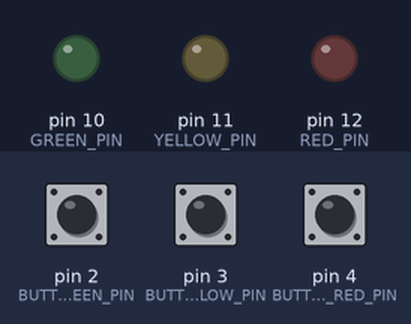
The sketch below on a simulated Arduino Uno, built with avr-gcc and run on an emulated ATmega328P. On the bench: output pins drawn as LEDs (lit = HIGH). Dashed ring = blinking. Inputs (shaded band) come from the test bench; at power-on: pin 2 (BUTTON_GREEN_PIN) HIGH, pin 3 (BUTTON_YELLOW_PIN) HIGH, pin 4 (BUTTON_RED_PIN) LOW.

Above: at 1.2 s.
1.3 s: pin 2 (BUTTON_GREEN_PIN) pulled LOW for 1 s
At 1.45 s:
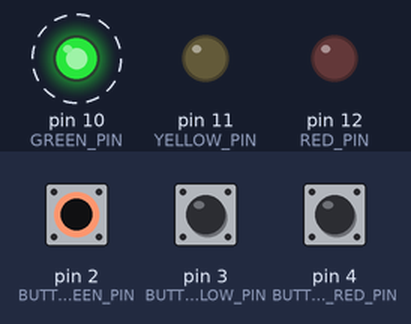
3.8 s: pin 3 (BUTTON_YELLOW_PIN) pulled LOW for 3.2 s
At 7.2 s:
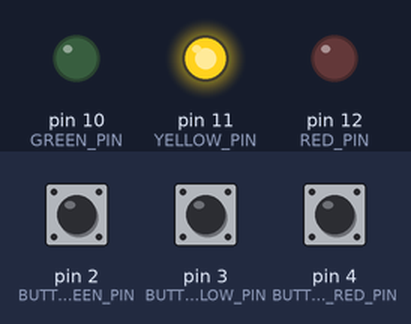
8.5 s: pin 4 (BUTTON_RED_PIN) pulled HIGH for 0.15 s
At 9.7 s:
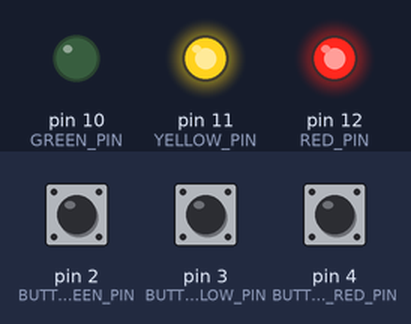
10.1 s: pin 2 (BUTTON_GREEN_PIN) pulled LOW for 0.15 s
At 10.9 s:
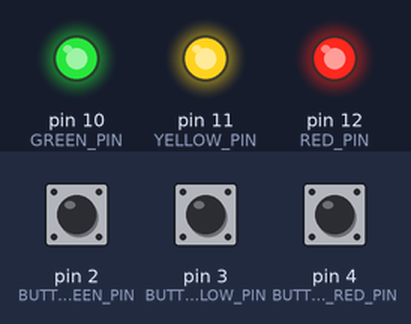
11.7 s: pin 3 (BUTTON_YELLOW_PIN) pulled LOW for 0.15 s
At 12.1 s:
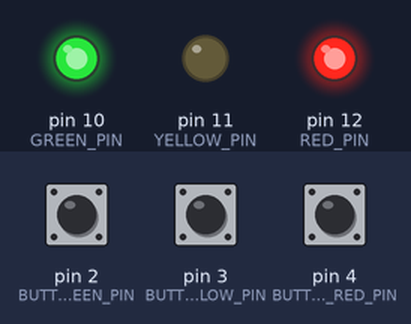
13.3 s: pin 2 (BUTTON_GREEN_PIN) pulled LOW for 0.15 s
At 14.5 s:
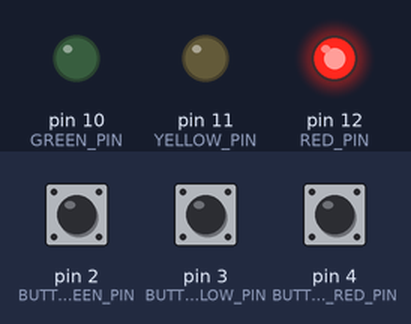
Timing chart, 0 to 15.9 s (numbered marks = the images above; inputs shaded):
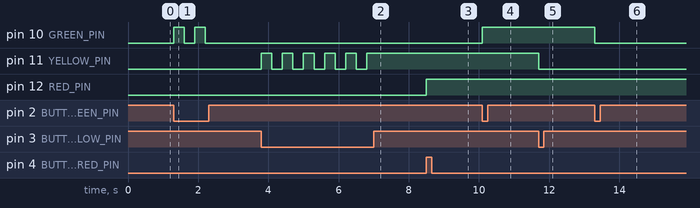

The sketch:

Act4.1_part2.ino
```cpp
#define  BUTTON_RED_PIN 4
#define RED_PIN 12
#define  BUTTON_YELLOW_PIN 3
#define YELLOW_PIN 11
#define  BUTTON_GREEN_PIN 2
#define GREEN_PIN 10
int BUTTON1 = HIGH;
int BUTTON2 = HIGH;
int BUTTON3 = HIGH;

void setup() {
  // put your setup code here, to run once:
  //Serial.begin(9600);
  pinMode(BUTTON_RED_PIN, INPUT);
  pinMode(RED_PIN, OUTPUT);
  pinMode(BUTTON_YELLOW_PIN, INPUT);
  pinMode(YELLOW_PIN, OUTPUT);
  pinMode(BUTTON_GREEN_PIN, INPUT_PULLUP);
  pinMode(GREEN_PIN, OUTPUT);


}

void loop() {
  // put your main code here, to run repeatedly:

  if(digitalRead(BUTTON_RED_PIN) == HIGH)
  {
    digitalWrite(RED_PIN, BUTTON1);
    BUTTON1 = !BUTTON1;
    delay(300);
  }

  if(digitalRead(BUTTON_YELLOW_PIN) == LOW)
  {
    digitalWrite(YELLOW_PIN, BUTTON2);
    BUTTON2 = !BUTTON2;
    delay(300);
  }

  if(digitalRead(BUTTON_GREEN_PIN) == LOW)
  {
    digitalWrite(GREEN_PIN, BUTTON3);
    BUTTON3 = !BUTTON3;
    delay(300);
  }

}
```

Measured:
- after the input at 1.3 s, pin 10 (GREEN_PIN): alternates HIGH for 0.30 s and LOW for 0.30 s, 4 changes in all, then stays LOW, starting at once
- after the input at 3.8 s, pin 11 (YELLOW_PIN): alternates HIGH for 0.30 s and LOW for 0.30 s, 11 changes in all, then stays HIGH, starting at once
- after the input at 8.5 s, pin 12 (RED_PIN): LOW → HIGH at once
- after the input at 10.1 s, pin 10 (GREEN_PIN): LOW → HIGH at once
- after the input at 11.7 s, pin 11 (YELLOW_PIN): HIGH → LOW at once
- after the input at 13.3 s, pin 10 (GREEN_PIN): HIGH → LOW at once
